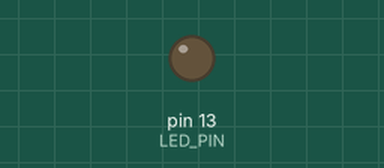
Simulated run of this sketch. Board: Arduino Uno, built with avr-gcc and run on an emulated ATmega328P. On the bench: output pins drawn as LEDs (lit = HIGH). Random numbers use the default seed unless the sketch sets one.

Above: at 0.8 s.
At 38.85 s:
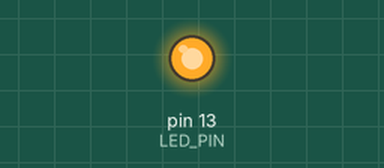
Timing chart, 0 to 40.0 s (numbered marks = the images above):
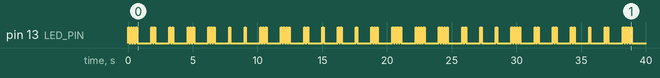

The sketch:

random-blink.ino
```cpp
#ifndef LED_PIN
#define LED_PIN 13
#endif

void setup()
{
    pinMode(LED_PIN, OUTPUT);     // set pin as output
}

void loop()
{
    long num = random(1,5);
    for(int i=0; i<num; i++) {
        digitalWrite(LED_PIN, HIGH);  // set the LED on
        delay(100);                   // wait for tenth of a second
        digitalWrite(LED_PIN, LOW);   // set the LED off
        delay(100);                   // wait
    }

    digitalWrite(LED_PIN, LOW);   // set the LED off
    delay(1000);                  // wait for a second
}
```

Measured:
- by itself, pin 13 (LED_PIN): LOW → HIGH at 0.00 s, → LOW 0.10 s later, → HIGH 0.10 s later, → LOW 0.10 s later, … (130 changes in this stretch)
